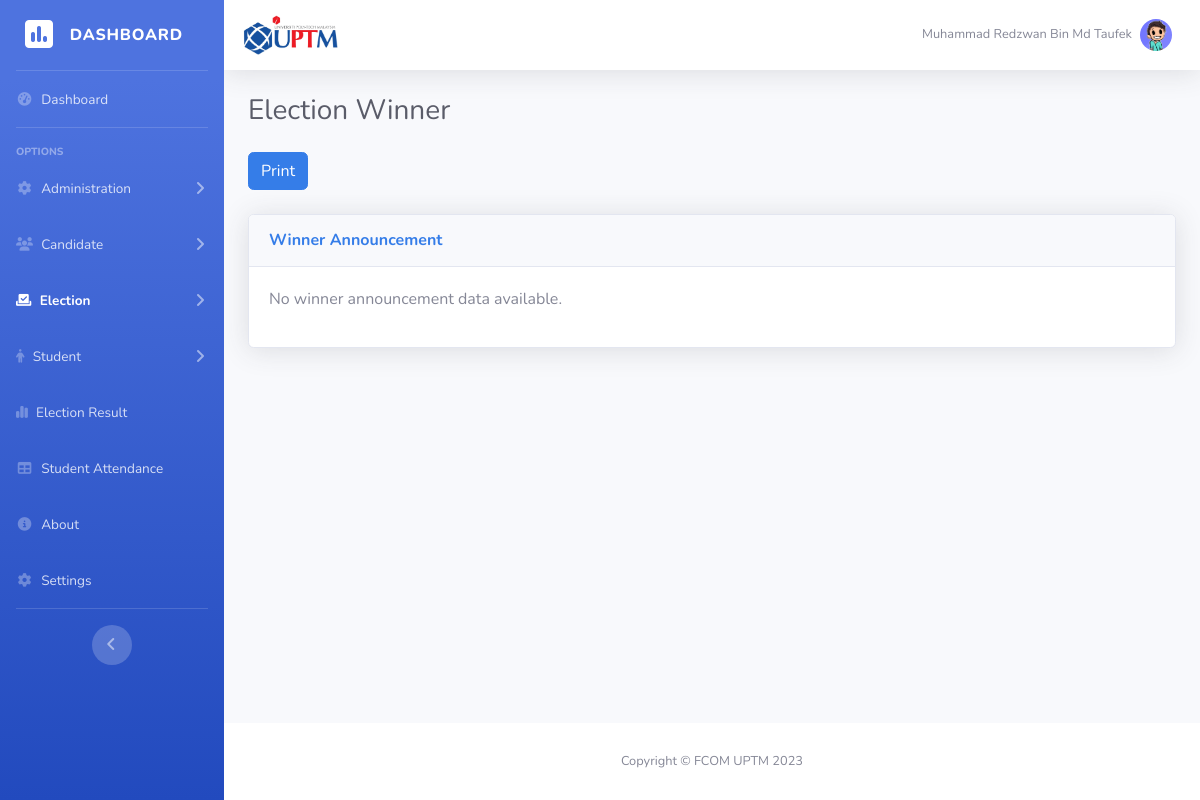
/Admin/electionWinner.php (signed in), run on an earlier commit of the app's database.
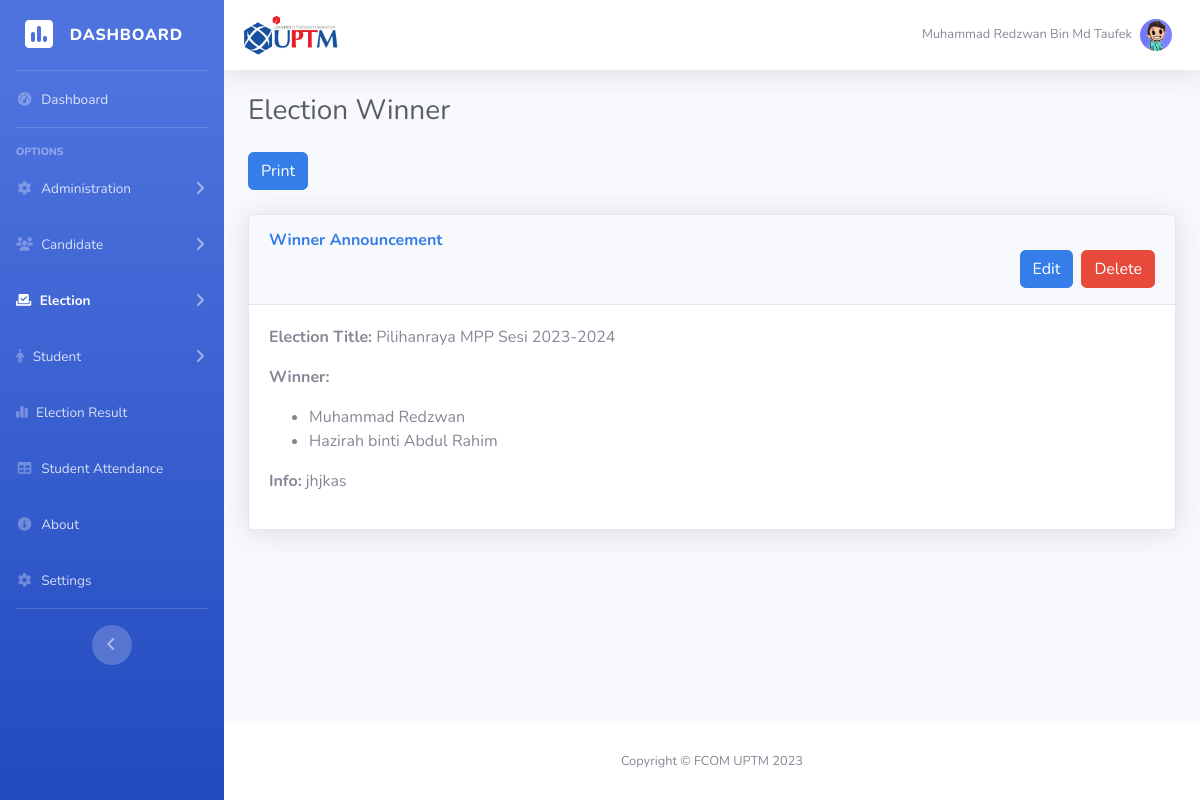
And on a later commit of the database.
### tables this page shows
CREATE TABLE `announcement` (
  `annId` int(11) NOT NULL,
  `elecTitle` varchar(255) NOT NULL,
  `candName` text NOT NULL,
  `info` text NOT NULL
);

### Admin/electionWinner.php (the view, shortened to what the changed rows need)
<?php
    include '../Database/connect.php';
    $sql = "SELECT * FROM announcement ORDER BY annId DESC LIMIT 1";
    $result = $conn->query($sql);
    if ($result->num_rows > 0) {
        $announcement = $result->fetch_assoc();
        $electionTitle = $announcement['elecTitle'];
    }
    $sql = "SELECT candName FROM announcement";
    $result = $conn->query($sql);
    if ($result->num_rows > 0) {
        $allCandidateNames = [];
        while($row = $result->fetch_assoc()) {
            array_push($allCandidateNames, $row['candName']);
        }
    }
?>
<!DOCTYPE html>
<html lang="en">
<head>
    <link rel="stylesheet" href="https://cdnjs.cloudflare.com/ajax/libs/font-awesome/6.2.1/css/all.min.css">
    <link href="css/sb-admin-2.css" rel="stylesheet">
</head>
<body id="page-top">
    <div id="wrapper">
        <div id="content-wrapper" class="d-flex flex-column">
            <div id="content">
                <div class="container-fluid">
                    <h1 class="h3 mb-0 text-gray-800 mb-4">Election Winner</h1>
                    <div class="card shadow mb-4">
                        <div class="card-header py-3">
                            <?php if (isset($announcement)): ?>
                                <form id="deleteAnnouncementForm" method="POST" action="annDelete.php">
                                    <button id="deleteAnnouncementBtn" type="button" class="btn btn-danger float-right" data-toggle="modal" data-target="#confirmDeleteAnnouncementModal">Delete</button>
                                </form>
                                <form method="GET" action="annEdit.php">
                                    <button type="submit" class="btn btn-primary float-right mr-2" name="edit">Edit</button>
                                </form>
                            <?php endif; ?>
                        </div>
                        <div class="card-body">
                            <?php if (isset($announcement)): ?>
                                <p><b>Election Title:</b> <?php echo $electionTitle; ?></p>
                                <p><b>Winner:</b></p>
                                <ul>
                                <?php foreach($allCandidateNames as $candidateName): ?>
                                    <li><?php echo $candidateName; ?></li>
                                <?php endforeach; ?>
                                </ul>
                                <p><b>Info:</b>  <?php echo $announcement['info']; ?></p>
                            <?php else: ?>
                                <p>No winner announcement data available.</p>
                            <?php endif; ?>
                        </div>
                    </div>
                </div>
            </div>
        </div>
    </div>
</body>
</html>

What changed in the data, as far as the page shows it:
added announcement: elecTitle "Pilihanraya MPP Sesi 2023-2024", info "jhjkas"
Also different on the page:
text no longer shown: "No winner announcement data available."
text now shown: "Delete Edit Election Title: Winner: Info:"
new list line: "Muhammad Redzwan"
new list line: "Hazirah binti Abdul Rahim"
